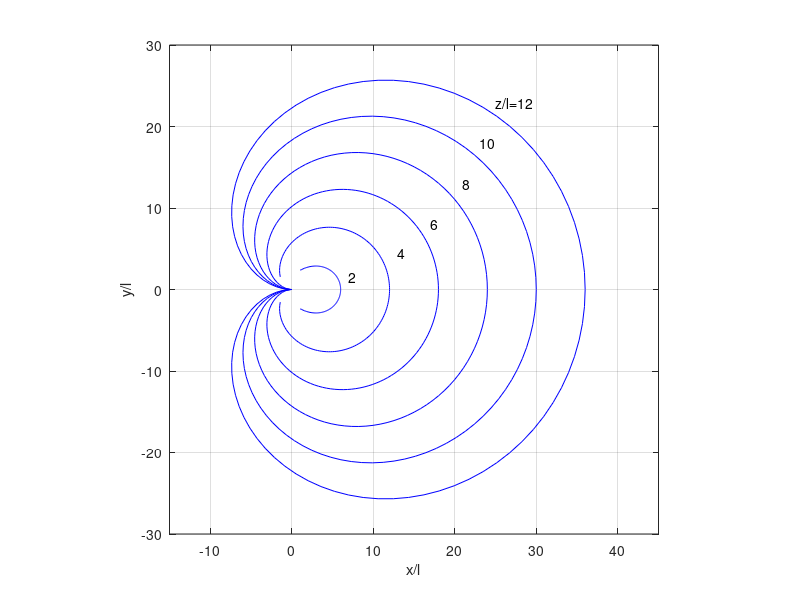

Write MATLAB code to recreate this figure.
% Script p1_2_10.m; reachable area for the shuttle orbiter from various
% altitudes using const. alpha & sigma; use min glide angle for given
% helix radius; makes plot from analytical solution;     10/96, 6/27/02
%
alm=1/3; eta=1/2; c=pi/180; sg=c*[0:.5:40]; un=ones(1,81); 
al=alm*un./sqrt(cos(2*sg)); ga=atan(eta*(al+alm^2*un./al)./cos(sg));
r=(cos(ga)).^2./(al.*sin(sg)); zp=[2:2:12];
for j=1:6, for i=2:81,
      ps=zp(j)/(r(i)*tan(ga(i))); xz(j,i)=r(i)*sin(ps); 
      yz(j,i)=r(i)*(1-cos(ps)); 
end; end
for j=1:6, xz(j,1)=zp(j)/tan(ga(1)); yz(j,1)=0; end
%
figure(1); clf; k=[81 81 78 67 58 50];
for j=1:6,
   p=[1:k(j)]; plot(xz(j,p),yz(j,p),'b',xz(j,p),-yz(j,p),'b');
hold on; end; hold off
grid; axis([-15 45 -30 30]); axis('square'); xlabel('x/l')
ylabel('y/l'); text(25,23,'z/l=12'); text(23,18,'10')
text(21,13,'8'); text(17,8,'6'); text(13,4.5,'4'); text(7,1.5,'2')
	
	
